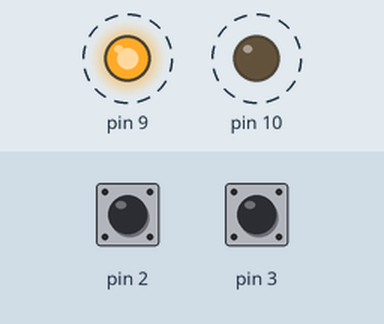
Recording of a sketch running on a simulated Arduino Uno, built with avr-gcc and run on an emulated ATmega328P. On the bench: output pins drawn as LEDs (lit = HIGH). Dashed ring = blinking. The test bench sets the inputs (shaded band); at power-on: pin 2 HIGH, pin 3 HIGH. What the sketch prints to the serial monitor is not drawn.

Above: at 0.2 s.
Timing chart, 0 to 3.0 s (numbered marks = the images above):
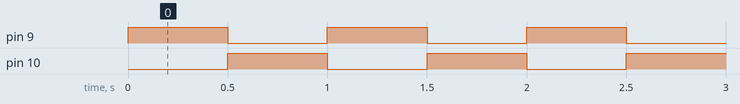

The sketch:

Input_timer_pulling.ino
```cpp
void setup() {
  Serial.begin(9600);
  pinMode(2,INPUT_PULLUP);
  pinMode(3,INPUT_PULLUP);
  pinMode(9,OUTPUT);
  pinMode(10,OUTPUT);
  Serial.println("Begin:");
  Timer_initial();
}

void Timer_initial()
{
  // Timer0
  /*TCCR0A=0x00;
  TCCR0B=0x07;
  TIFR0=0x00;
  TCNT0=0x00;
  //GTCCR=0x80;  */

  // Timer1: a 16bit counter
  // Page 170,
  TCCR1A=0x00;
  // Page 173, f_io/64, f_io=16MHz
  TCCR1B=0x03;
  // Page 175,
  TCCR1C=0x80;
  // TC1 Interrupt Flag Register, Page 185
  // Set OCFA
  TIFR1=0x02;
  // Clear counter value
  TCNT1=0x0000;

  // Timer/Counter 1 Interrupt Mask Register, Page 184
  // Set OCIEA
  TIMSK1=0x02;
  // Global Interrupt Enable, Page 27
  SREG=0x80;
  //GTCCR=0x00;

  // 1ms/10ms 16000000/64/250
  OCR1AH = 0x09; // 00 09
  OCR1AL = 0xC4; // FA C4
}

int SW_status=0;

ISR(TIMER1_COMPA_vect)
{
  TCNT1=0x0000;

  //if (digitalRead(2))
  if (digitalRead(2)&&(SW_status!=2))
  {  Serial.println("2"); SW_status=2; }
  //else if (digitalRead(3))
  else if (digitalRead(3)&&(SW_status!=3))
  {  Serial.println("3"); SW_status=3; }
}

void loop() {
  digitalWrite(9,HIGH);
  digitalWrite(10,LOW);
  delay(500);
  digitalWrite(10,HIGH);
  digitalWrite(9,LOW);
  delay(500);

}
```

Measured:
- by itself, pin 9, pin 10: alternates HIGH for 0.50 s and LOW for 0.50 s
